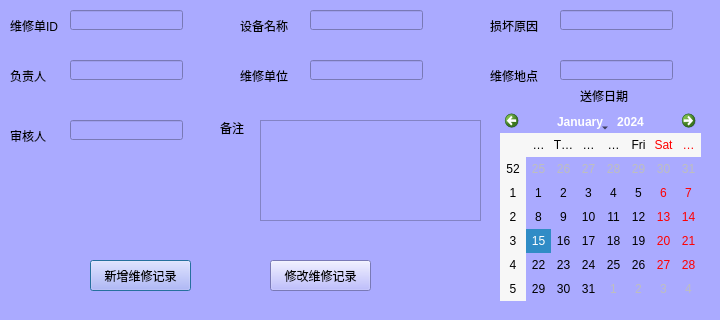
<?xml version="1.0" encoding="UTF-8"?>
<ui version="4.0">
 <class>WeiXiu</class>
 <widget class="QDialog" name="WeiXiu">
  <property name="geometry">
   <rect>
    <x>0</x>
    <y>0</y>
    <width>720</width>
    <height>320</height>
   </rect>
  </property>
  <property name="windowTitle">
   <string>维修记录</string>
  </property>
  <property name="styleSheet">
   <string notr="true">background-color: rgb(170, 170, 255);</string>
  </property>
  <widget class="QLabel" name="label">
   <property name="geometry">
    <rect>
     <x>10</x>
     <y>20</y>
     <width>54</width>
     <height>12</height>
    </rect>
   </property>
   <property name="text">
    <string>维修单ID</string>
   </property>
  </widget>
  <widget class="QLineEdit" name="Wxid">
   <property name="geometry">
    <rect>
     <x>70</x>
     <y>10</y>
     <width>113</width>
     <height>20</height>
    </rect>
   </property>
  </widget>
  <widget class="QLabel" name="label_2">
   <property name="geometry">
    <rect>
     <x>490</x>
     <y>20</y>
     <width>54</width>
     <height>12</height>
    </rect>
   </property>
   <property name="text">
    <string>损坏原因</string>
   </property>
  </widget>
  <widget class="QLineEdit" name="yuanyin">
   <property name="geometry">
    <rect>
     <x>560</x>
     <y>10</y>
     <width>113</width>
     <height>20</height>
    </rect>
   </property>
  </widget>
  <widget class="QLabel" name="label_3">
   <property name="geometry">
    <rect>
     <x>240</x>
     <y>20</y>
     <width>54</width>
     <height>12</height>
    </rect>
   </property>
   <property name="text">
    <string>设备名称</string>
   </property>
  </widget>
  <widget class="QLineEdit" name="sbname">
   <property name="geometry">
    <rect>
     <x>310</x>
     <y>10</y>
     <width>113</width>
     <height>20</height>
    </rect>
   </property>
  </widget>
  <widget class="QLabel" name="label_4">
   <property name="geometry">
    <rect>
     <x>10</x>
     <y>70</y>
     <width>54</width>
     <height>12</height>
    </rect>
   </property>
   <property name="text">
    <string>负责人</string>
   </property>
  </widget>
  <widget class="QLineEdit" name="fuzeren">
   <property name="geometry">
    <rect>
     <x>70</x>
     <y>60</y>
     <width>113</width>
     <height>20</height>
    </rect>
   </property>
  </widget>
  <widget class="QLabel" name="label_5">
   <property name="geometry">
    <rect>
     <x>240</x>
     <y>70</y>
     <width>54</width>
     <height>12</height>
    </rect>
   </property>
   <property name="text">
    <string>维修单位</string>
   </property>
  </widget>
  <widget class="QLineEdit" name="wxdanwei">
   <property name="geometry">
    <rect>
     <x>310</x>
     <y>60</y>
     <width>113</width>
     <height>20</height>
    </rect>
   </property>
  </widget>
  <widget class="QLabel" name="label_6">
   <property name="geometry">
    <rect>
     <x>490</x>
     <y>70</y>
     <width>54</width>
     <height>12</height>
    </rect>
   </property>
   <property name="text">
    <string>维修地点</string>
   </property>
  </widget>
  <widget class="QLineEdit" name="wxdidian">
   <property name="geometry">
    <rect>
     <x>560</x>
     <y>60</y>
     <width>113</width>
     <height>20</height>
    </rect>
   </property>
  </widget>
  <widget class="QLabel" name="label_7">
   <property name="geometry">
    <rect>
     <x>220</x>
     <y>120</y>
     <width>31</width>
     <height>16</height>
    </rect>
   </property>
   <property name="text">
    <string>备注</string>
   </property>
  </widget>
  <widget class="QTextEdit" name="wxbeizhu">
   <property name="geometry">
    <rect>
     <x>260</x>
     <y>120</y>
     <width>221</width>
     <height>101</height>
    </rect>
   </property>
  </widget>
  <widget class="QPushButton" name="Badd">
   <property name="geometry">
    <rect>
     <x>90</x>
     <y>260</y>
     <width>101</width>
     <height>31</height>
    </rect>
   </property>
   <property name="text">
    <string>新增维修记录</string>
   </property>
  </widget>
  <widget class="QPushButton" name="Bup">
   <property name="geometry">
    <rect>
     <x>270</x>
     <y>260</y>
     <width>101</width>
     <height>31</height>
    </rect>
   </property>
   <property name="text">
    <string>修改维修记录</string>
   </property>
  </widget>
  <widget class="QLabel" name="label_8">
   <property name="geometry">
    <rect>
     <x>580</x>
     <y>90</y>
     <width>54</width>
     <height>12</height>
    </rect>
   </property>
   <property name="text">
    <string>送修日期</string>
   </property>
  </widget>
  <widget class="QCalendarWidget" name="wxdate">
   <property name="geometry">
    <rect>
     <x>500</x>
     <y>110</y>
     <width>201</width>
     <height>191</height>
    </rect>
   </property>
  </widget>
  <widget class="QLabel" name="label_9">
   <property name="geometry">
    <rect>
     <x>10</x>
     <y>130</y>
     <width>54</width>
     <height>12</height>
    </rect>
   </property>
   <property name="text">
    <string>审核人</string>
   </property>
  </widget>
  <widget class="QLineEdit" name="wxshenheren">
   <property name="geometry">
    <rect>
     <x>70</x>
     <y>120</y>
     <width>113</width>
     <height>20</height>
    </rect>
   </property>
  </widget>
 </widget>
 <resources/>
 <connections/>
</ui>
